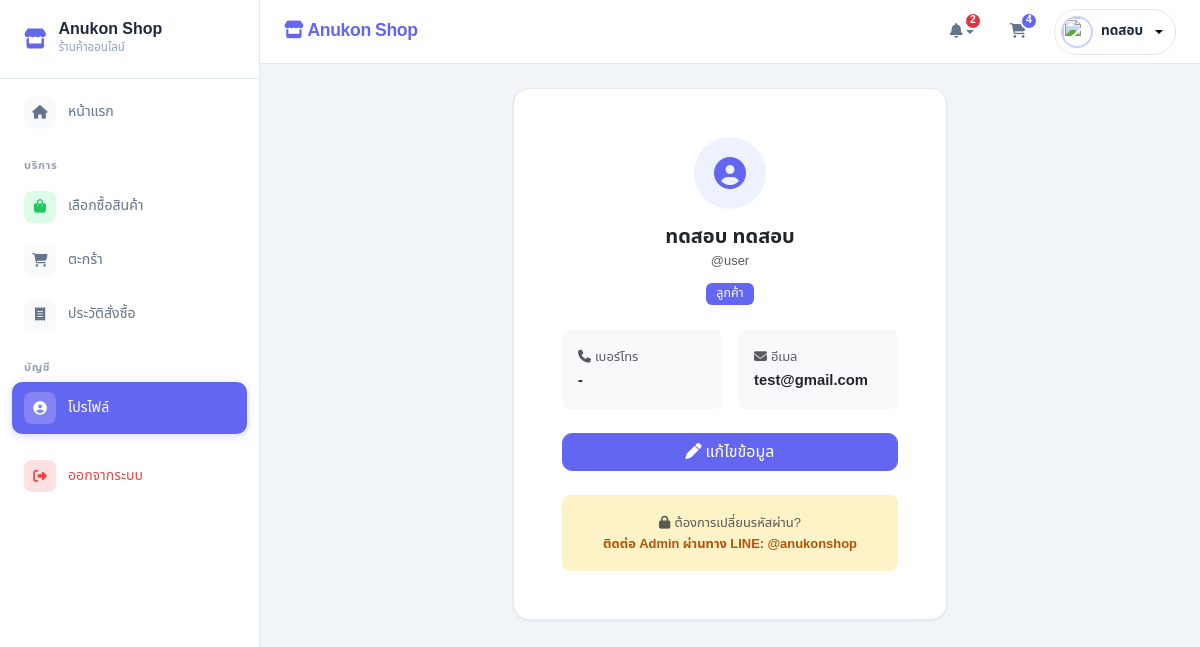
/views/profile.php (signed in), run on the app's committed database.
### tables this page shows
CREATE TABLE `users` (
  `user_id` int NOT NULL,
  `username` varchar(50) NOT NULL,
  `password` varchar(255) NOT NULL,
  `first_name` varchar(100) DEFAULT NULL,
  `last_name` varchar(100) DEFAULT NULL,
  `nick_name` varchar(50) DEFAULT NULL,
  `phone_no` varchar(20) DEFAULT NULL,
  `email` varchar(100) DEFAULT NULL,
  `address_id` int DEFAULT NULL,
  `user_status` tinyint DEFAULT '1' COMMENT '1=Active, 0=Inactive',
  `role` enum('admin','staff','customer') DEFAULT 'customer',
  `profile` varchar(255) DEFAULT NULL,
  `created_at` timestamp NOT NULL DEFAULT CURRENT_TIMESTAMP,
  `updated_at` timestamp NOT NULL DEFAULT CURRENT_TIMESTAMP ON UPDATE CURRENT_TIMESTAMP
);

### views/profile.php (the view, shortened to what this page needs)
<?php
include_once '../includes/header.php';
$uid = $_SESSION['user_id'];
$sql = "SELECT u.*, a.home_no, a.moo, a.soi, a.road, a.remark,
               s.sub_dist_name, s.zip_code, d.dist_name, p.prov_name
        FROM users u
        LEFT JOIN addresses a ON u.address_id = a.address_id
        LEFT JOIN subdistricts s ON a.sub_dist_id = s.sub_dist_id
        LEFT JOIN districts d ON s.dist_id = d.dist_id
        LEFT JOIN provinces p ON d.prov_id = p.prov_id
        WHERE u.user_id = ?";
$stmt = $conn->prepare($sql);
$stmt->bind_param("i", $uid);
$stmt->execute();
$user = $stmt->get_result()->fetch_assoc();
?>
<main class="page-content fade-up">
    <div class="row justify-content-center">
        <div class="col-lg-8 col-xl-6">
            <div class="card p-4 p-md-5">
                <div class="text-center mb-4">
                    <div class="mx-auto mb-3" style="width: 72px; height: 72px; border-radius: 50%; background: var(--primary-light); display: flex; align-items: center; justify-content: center;">
                        <i class="fa-solid fa-circle-user text-primary" style="font-size: 2rem;"></i>
                    </div>
                    <h5 class="fw-bold mb-0"><?php echo $user['first_name'] . ' ' . $user['last_name']; ?></h5>
                    <small class="text-muted">@<?php echo $user['username']; ?></small>
                    <div class="mt-2">
                        <span class="badge bg-primary"><?php echo $user['role'] == 'admin' ? 'ผู้ดูแลระบบ' : 'ลูกค้า'; ?></span>
                    </div>
                </div>
                <div class="row g-3 mb-4">
                    <div class="col-6">
                        <div class="p-3 bg-light rounded-3">
                            <small class="text-muted"><i class="fa-solid fa-phone me-1"></i>เบอร์โทร</small>
                            <div class="fw-bold"><?php echo $user['phone_no'] ?: '-'; ?></div>
                        </div>
                    </div>
                    <div class="col-6">
                        <div class="p-3 bg-light rounded-3">
                            <small class="text-muted"><i class="fa-solid fa-envelope me-1"></i>อีเมล</small>
                            <div class="fw-bold"><?php echo $user['email'] ?: '-'; ?></div>
                        </div>
                    </div>
                </div>
                <div class="d-flex gap-2">
                    <a href="edit_profile.php" class="btn btn-primary flex-fill"><i class="fa-solid fa-pen me-1"></i>แก้ไขข้อมูล</a>
                </div>
                <div class="mt-4 p-3 rounded-3 text-center" style="background: var(--warning-soft);">
                    <small class="text-muted"><i class="fa-solid fa-lock me-1"></i>ต้องการเปลี่ยนรหัสผ่าน?</small>
                    <div class="small fw-bold" style="color: #b45309;">ติดต่อ Admin ผ่านทาง LINE: @anukonshop</div>
                </div>
            </div>
        </div>
    </div>
</main>
<?php include_once '../includes/footer.php'; ?>

### includes/header.php (style rules this page uses)
:root { --primary: #6366f1; --primary-hover: #4f46e5; --primary-light: #eef2ff; --primary-soft: #c7d2fe; --surface: #ffffff; --surface-alt: #f8fafc; --bg: #f1f5f9; --text: #1e293b; --text-muted: #94a3b8; --text-secondary: #64748b; --border: #e2e8f0; --success: #22c55e; --success-soft: #dcfce7; --danger: #ef4444; --danger-soft: #fee2e2; --warning: #f59e0b; --warning-soft: #fef3c7; --info: #3b82f6; --info-soft: #dbeafe; --radius: 16px; --radius-sm: 10px; --radius-xs: 6px; --shadow: 0 1px 3px rgba(0, 0, 0, 0.04), 0 1px 2px rgba(0, 0, 0, 0.03); --shadow-md: 0 4px 6px -1px rgba(0, 0, 0, 0.05), 0 2px 4px -2px rgba(0, 0, 0, 0.03); --shadow-lg: 0 10px 15px -3px rgba(0, 0, 0, 0.05), 0 4px 6px -4px rgba(0, 0, 0, 0.03); --transition: all 0.2s ease; }
* { box-sizing: border-box; }
body { font-family: 'Noto Sans Thai', sans-serif; background-color: var(--bg); margin: 0; padding: 0; overflow-x: hidden; color: var(--text); font-size: 0.925rem; line-height: 1.6; }
.text-primary { color: var(--primary) !important; }
.bg-primary { background-color: var(--primary) !important; }
.btn-primary { background-color: var(--primary) !important; border-color: var(--primary) !important; border-radius: var(--radius-sm) !important; font-weight: 500; transition: var(--transition); }
.btn { border-radius: var(--radius-sm) !important; font-weight: 500; transition: var(--transition); }
.card { border: 1px solid var(--border); border-radius: var(--radius) !important; box-shadow: var(--shadow); background: var(--surface); transition: var(--transition); }
.badge { font-weight: 500; padding: 5px 10px; border-radius: var(--radius-xs); font-size: 0.78rem; }
.page-content { flex: 1; padding: 24px; }
.fade-up { animation: fadeUp 0.35s ease-out; }

### data on the page
users: first_name "ทดสอบ", last_name "ทดสอบ", username "user", phone_no "-", email "test@gmail.com"

### other printed values
$noti_count "2"
$cart_count "4"
$_SESSION['full_name'] "ทดสอบ"
